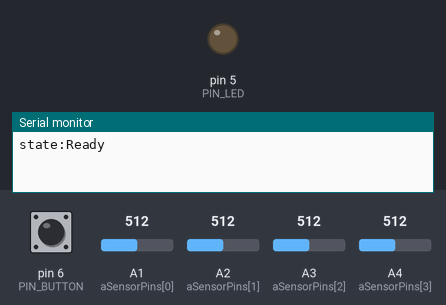
Recording of a sketch running on a simulated Arduino Uno, built with avr-gcc and run on an emulated ATmega328P. Parts: output pins drawn as LEDs (lit = HIGH), the last lines printed to the serial monitor. The inputs (shaded band) are chosen by the test bench; at power-on: pin 6 (PIN_BUTTON) LOW, A1 (aSensorPins[0]) = 512, A2 (aSensorPins[1]) = 512, A3 (aSensorPins[2]) = 512, A4 (aSensorPins[3]) = 512.

Above: at 1.2 s.
1.3 s: pin 6 (PIN_BUTTON) pulled HIGH for 0.15 s
At 9.5 s:
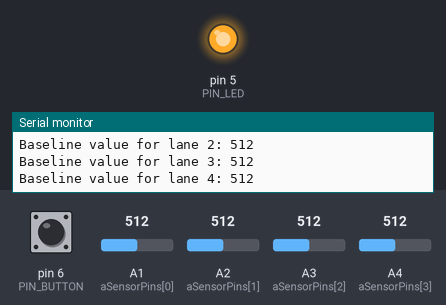
10.4 s: pin 6 (PIN_BUTTON) pulled HIGH for 1 s
At 11.8 s:
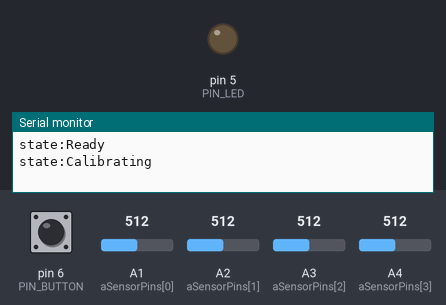
Timing chart, 0 to 13.4 s (numbered marks = the images above; inputs shaded):
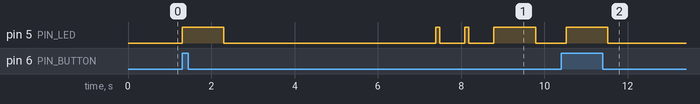

Measured:
- after the input at 1.3 s, pin 5 (PIN_LED): LOW → HIGH at once, → LOW 1.0 s later, → HIGH 5.1 s later, → LOW 0.10 s later, … (8 changes in this stretch)
- after the input at 10.4 s, pin 5 (PIN_LED): LOW → HIGH after 0.12 s, → LOW 1.0 s later

The sketch:

derby_timer.ino
```cpp
#define STATE_IDLE 0
#define STATE_CALIBRATION 1
#define STATE_RACE 2
#define PIN_LED 5
#define PIN_BUTTON 6

#define MAX_RACE_TIME 45
#define SHADOW_RATIO 0.6
#define CALIBRATION_DELAY 100
#define CALIBRATION_CYCLES 50
#define DEBUG 1
int aSensorPins[] = {A1, A2, A3, A4};

int aBaselines[4];
double aTimes[4];
int aPlaces[4];
int state;
unsigned long start;


void setup ()
{
	  Serial.begin(9600);
	  setState(STATE_IDLE, "Ready");

	  pinMode (PIN_LED, OUTPUT);
	  pinMode (PIN_BUTTON, INPUT);
}

void loop ()
{
	while (true) {
		switch (state) {
			case STATE_IDLE:
				if (waitForStart ()) {
                	setState(STATE_CALIBRATION, "Calibrating");
				}
				break;
			case STATE_CALIBRATION:
				calibrate ();
				startRace ();
                setState(STATE_RACE, "Racing");
				break;
			case STATE_RACE:
				watchRace ();
				printTimes ();
				setState(STATE_IDLE, "Ready");
				break;
			default:
				if (DEBUG) Serial.println("Unrecognized state?");
				break;
		}
	}
}

void setState(int iState, char* sState) {
  state = iState;
  Serial.print("state:");
  Serial.println(sState);
}

bool waitForStart () {
	if (buttonPushed ()) {
		flashLED (1000);
		return true;
	} else {
		delay (100);
		return false;
	}
}

bool buttonPushed () {
	char c;
	if (digitalRead (PIN_BUTTON) == HIGH) {
		return true;
	} else if (Serial.available() > 0) {
		while (Serial.available () > 0) {
			c = Serial.read ();
		}
		return true;
	}
}

void flashLED (int time) {
	digitalWrite (PIN_LED, HIGH);
	delay (time);
	digitalWrite (PIN_LED, LOW);
}

void calibrate () {
	for (int i = 0; i < 4; i++) {
		aBaselines[i] = 0;
	}

	for (int cycle = 0; cycle < CALIBRATION_CYCLES; cycle++) {
		for (int i = 0; i < 4; i++) {
			aBaselines[i] += analogRead (aSensorPins[i]);
		}
		delay (CALIBRATION_DELAY);
	}
	for (int i = 0; i < 4; i++) {
		aBaselines[i] = aBaselines[i] / CALIBRATION_CYCLES;
	}
	if (DEBUG) {
		for (int i = 0; i < 4; i++) {
			Serial.print("Baseline value for lane ");
			Serial.print(i + 1);
			Serial.print(": ");
			Serial.println(aBaselines[i]);
		}
	}
}

void startRace () {
	flashLED (100);
	delay (600);
	flashLED (100);
	delay (600);
	start = millis ();
	flashLED (1000);
}

void watchRace () {
	long unsigned currentTime;
	double elapsed;
	int reading;
	int finished = 0;

	for (int i = 0; i < 4; i++) {
		aTimes[i] = -1.00;
		aPlaces[i] = -1;
	}

	while (true) {
		currentTime = millis ();
		elapsed = ((double) currentTime - start) / 1000;

		for (int i = 0; i < 4; i++) {
			if (aTimes[i] < 0.00) {
				reading = analogRead (aSensorPins[i]);
				if (reading <= (aBaselines[i] * SHADOW_RATIO)) {
					aTimes[i] = elapsed;
					aPlaces[finished] = i;
					finished++;
				}
			}
		}

		if (finished >= 4 || elapsed > MAX_RACE_TIME || buttonPushed ()) {
			break;
		}
	}

}

void printTimes () {
	for (int i = 0; i < 4; i++) {
		if (aPlaces[i] >= 0) {
			Serial.print ("finish:");
			Serial.print (i + 1);
                        Serial.print (":");
			Serial.print (aPlaces[i] + 1);
                        Serial.print (":");
			Serial.println (aTimes[aPlaces[i]]);
		}
	}

	if (DEBUG) {
		Serial.println("");
		Serial.println("--------------------------------");
		Serial.println("        Race Results!");
		Serial.println("--------------------------------");
		Serial.println("");
		if (aPlaces[0] >= 0) {
			Serial.print ("In first place: Lane ");
			Serial.println (aPlaces[0] + 1);
			Serial.print ("   time: ");
			Serial.println (aTimes[aPlaces[0]]);
		}
		if (aPlaces[1] >= 0) {
			Serial.print ("In second place: Lane ");
			Serial.println (aPlaces[1] + 1);
			Serial.print ("   time: ");
			Serial.println (aTimes[aPlaces[1]]);
		}
		if (aPlaces[2] >= 0) {
			Serial.print ("In third place: Lane ");
			Serial.println (aPlaces[2] + 1);
			Serial.print ("   time: ");
			Serial.println (aTimes[aPlaces[2]]);
		}
		if (aPlaces[3] >= 0) {
			Serial.print ("In fourth place: Lane ");
			Serial.println (aPlaces[3] + 1);
			Serial.print ("   time: ");
			Serial.println (aTimes[aPlaces[3]]);
		} else {
			Serial.println ("And some of us need to work on making it all the way down the track!");
		}
		Serial.println("");
	}
}
```
